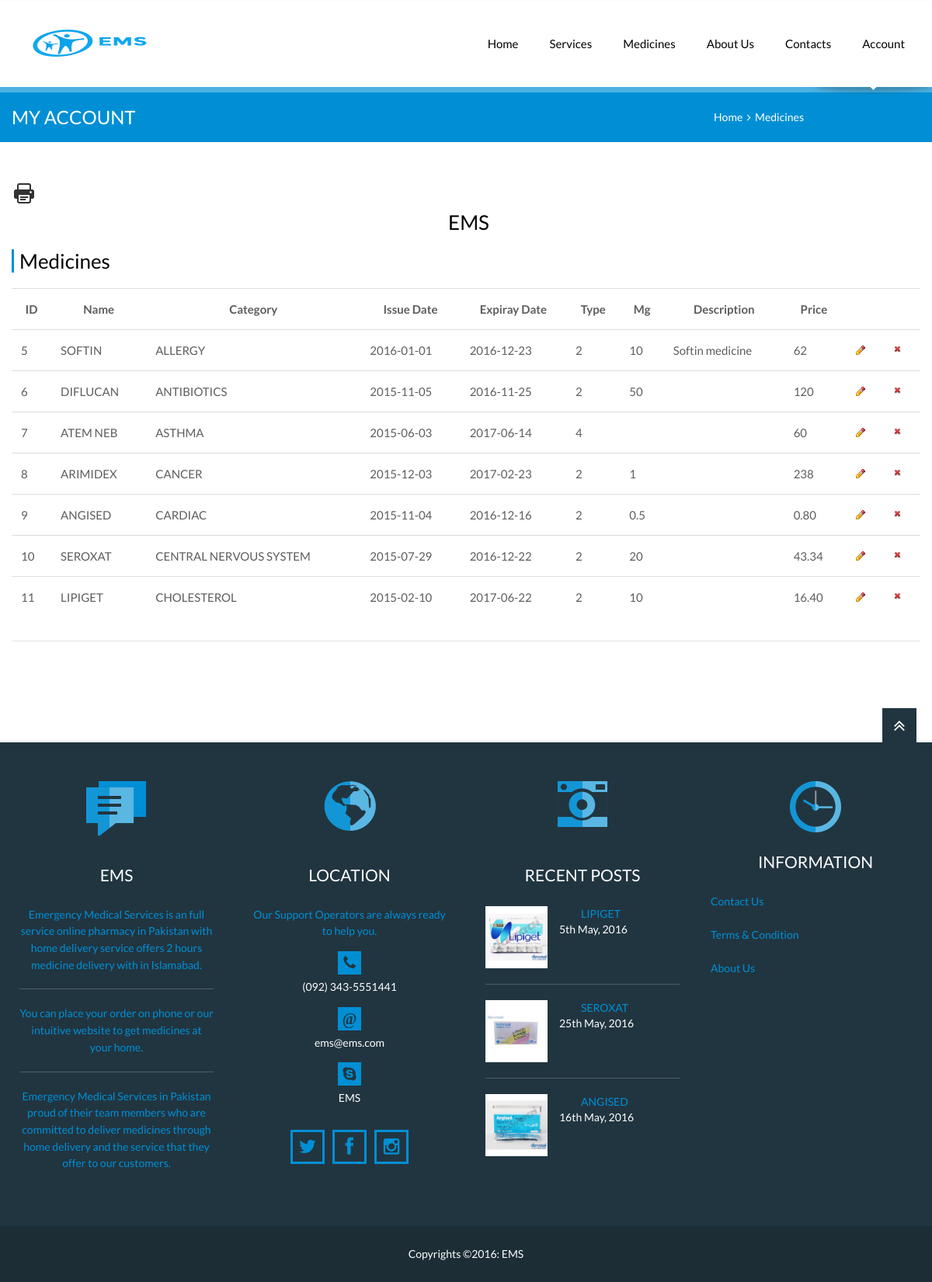
/medicine_view.php, run on the app's committed database.
### tables this page shows
CREATE TABLE IF NOT EXISTS `medicine` (
  `m_id` int(11) NOT NULL,
  `name` text NOT NULL,
  `c_id` int(11) NOT NULL,
  `issue_date` date NOT NULL,
  `exp_date` date NOT NULL,
  `type` int(11) NOT NULL,
  `mg` text NOT NULL,
  `descr` text NOT NULL,
  `price` text NOT NULL,
  `image` text NOT NULL,
  `datetime` datetime NOT NULL,
  `status` int(11) NOT NULL,
  `formula` text NOT NULL
);

CREATE TABLE IF NOT EXISTS `category` (
  `c_id` int(11) NOT NULL,
  `type` text NOT NULL,
  `status` int(11) NOT NULL
);

### functions.php (called while the page is built, shortened)
<?php
function get_title($mode,$text){
switch($mode)
{
case category: $sql2 = "select type title from category where c_id ='$text'"; break;
}
$result = mysql_query($sql2);
$rows = mysql_fetch_assoc($result);
$title	= $rows["title"];
return $title;
}
?>

### medicine_view.php (the view, shortened to what this page needs)
<?php include_once('conn/db.php');
include_once("functions.php");
?>
<!DOCTYPE html>
<html>
<head>
		<?php include('scripts.php'); ?>
	</head>
	<body>
		<div class="page">
		<?php include('header.php'); ?>
			<section class="page-title">
				<div class="grid-row clearfix">
					<h1>My Account</h1>
					<nav class="bread-crumbs">
						<a href="index.php">Home</a>&nbsp;&nbsp;<i class="fa fa-angle-right"></i>&nbsp;
						<a href="#">Medicines</a>
					</nav>
				</div>
			</section>
			<main class="page-content vc_responsive">
				<div class="grid-row">
						<div class="widget pricing-table wpb_content_element">
						<button onclick="window.print();" id="bprint"> <img src="img/print.png" alt="Print" /> </button>
							<div class="widget-title" style="text-align: center;border-left-style: none;">EMS</div>
							<div class="widget-title">Medicines</div>
								<table>
								<tr>
								<th>ID</th>
								<th>Name</th>
								<th>Category</th>
								<th>Issue Date</th>
								<th>Expiray Date</th>
								<th>Type</th>
								<th>Mg</th>
								<th>Description</th>
								<th>Price</th>
								<th></th>
								<th></th>
								</tr>
								<?php
								$qryu = "SELECT * from medicine where status=0";
								$resultu = mysql_query($qryu, $dbconfig) or die(mysql_error());
								while($rows = mysql_fetch_assoc($resultu))
								{
								$m_id = $rows["m_id"];
								$name = $rows["name"];
								$c_id = $rows["c_id"];
								$issue_date = $rows["issue_date"];
								$exp_date = $rows["exp_date"];
								$type = $rows["type"];
								$mg = $rows["mg"];
								$descr = $rows["descr"];
								$price = $rows["price"];
								$image = $rows["image"]; ?>
								<tr>
								<td><?php echo $m_id; ?></td>
								<td><?php echo $name; ?></td>
								<td><?php echo get_title(category,$c_id); ?></td>
								<td><?php echo $issue_date; ?></td>
								<td><?php echo $exp_date; ?></td>
								<td><?php echo $type; ?></td>
								<td><?php echo $mg; ?></td>
								<td><?php echo $descr; ?></td>
								<td><?php echo $price; ?></td>
								<td><a href="add_medicine.php?m_id=<?php echo $m_id; ?>"><img src="img/edit.png" /></td>
								<td><a href="del_medicine.php?m_id=<?php echo $m_id; ?>" onclick="return_confirm('Are you sure you want to delete?');"><img src="img/delete.png" /></td>
								</tr>
								<?php } ?>
								</table>
						</div>
						<div class="grid-row-sep"></div>
				</div>
			</main>
			<?php include('footer.php'); ?>
		</div>
	</body>
</html>

### footer.php (shortened to what this page needs)
	<footer class="page-footer">
		<a href="#" id="top-link" class="top-link"><i class="fa fa-angle-double-up"></i></a>
		<div class="grid-row">
			<div class="grid-col grid-col-3">
				<section class="widget-alt last-news">
					<div class="widget-icon"></div>
					<div class="widget-title">EMS</div>
					<ul>
						<li>Emergency Medical Services is an full service online pharmacy in Pakistan with home delivery service offers 2 hours medicine delivery with in Islamabad. </li>
						<li>You can place your order on phone or our intuitive website to get medicines at your home.</li>
						<li>Emergency Medical Services in Pakistan proud of their team members who are committed to deliver medicines through home delivery and the service that they offer to our customers.</li>
					</ul>
				</section>
			</div>
			<div class="grid-col grid-col-3">
				<section class="widget-alt location">
					<div class="widget-icon"></div>
					<div class="widget-title">Location</div>
					<address>Our Support Operators are always ready to help you.</address>
					<ul>
						<li><i class="fa fa-phone"></i>(092) 343-5551441</li>
						<li><i class="fa fa-at">@</i>ems@ems.com</li>
						<li><i class="fa fa-skype"></i>EMS</li>
					</ul>
					<nav>
						<a href="#" class="fa fa-twitter"></a>
						<a href="#" class="fa fa-facebook"></a>
						<a href="#" class="fa fa-instagram"></a>
					</nav>
				</section>
			</div>
			<div class="grid-col grid-col-3">
				<section class="widget-alt recent-posts">
					<div class="widget-icon"></div>
					<div class="widget-title">Recent Posts</div>
					<ul>
					<?php
					$qry = "SELECT * FROM medicine order by m_id desc Limit 3";
$results = mysql_query($qry);
while($rows = mysql_fetch_assoc($results))
{
	$m_id = $rows["m_id"];
	$name = $rows["name"];
	$image = $rows["image"];
	$date = $rows["datetime"];
		?>
						<li>
							<a href="medicine_detail.php?m_id=<?php echo $m_id; ?>"><img src="<?php if($image=="uploaded_files/"){ echo "img/medicine-icon.jpg"; } else { echo $image; } ?>" width="80" height="80" alt=""></a>
							<p><a href="medicine_detail.php?m_id=<?php echo $m_id; ?>"><?php echo $name; ?></a><br><?php echo date("jS F, Y", strtotime("$date")); ?></p>
						</li>
<?php } ?>
					</ul>
				</section>
			</div>
			<div class="grid-col grid-col-3">
				<section class="widget-alt work-time">
					<div class="widget-icon"></div>
					<div class="widget-title">Information</div>
					<ul>
					<li><a href="contacts.php">Contact Us</a></li>
					<li><a href="#">&nbsp;</a></li>
					<li><a href="#">Terms & Condition</a></li>
					<li><a href="#">&nbsp;</a></li>
					<li><a href="about-us.php">About Us</a></li>
					<li><a href="#">&nbsp;</a></li>
					</ul>
				</section>
			</div>
		</div>
	</footer>
	<div class="copyrights">Copyrights ©2016: EMS </div>

### css/color-blue.css (style rules this page uses)
a { color: #008fd5; }
.page-title { border-top-color: #4db1e2; background-color: #008fd5; }
.widget-title { border-left-color: #008fd5; }
.page-footer { color: #008fd5; }
.last-news .widget-icon { background-image: url(../img/blue/last-news.png); }
.location li i { background: #008fd5; }
.location nav a { border: 3px solid #008fd5; color: #008fd5; }
.location .widget-icon { background-image: url(../img/blue/location.png); }
.recent-posts .widget-icon { background-image: url(../img/blue/recent-posts.png); }
.work-time .widget-icon { background-image: url(../img/blue/work-time.png); }

### medicine_view.php (style rules this page uses)
table { width: 100%; max-width: 100%; margin-bottom: 20px; }
td { padding: 12px; line-height: 28px; vertical-align: top; border-top: 1px solid #ddd; font-size: 15px; color: #5d5d5d; }
th { padding: 12px; line-height: 28px; vertical-align: top; border-top: 1px solid #ddd; font-size: 15px; font-weight: bold; color: #5d5d5d; }

### data on the page
medicine: m_id "5", name "SOFTIN", c.type "ALLERGY", issue_date "2016-01-01", exp_date "2016-12-23", type "2", mg "10", descr "Softin medicine", price "62"
medicine: m_id "6", name "DIFLUCAN", c.type "ANTIBIOTICS", issue_date "2015-11-05", exp_date "2016-11-25", type "2", mg "50", price "120"
medicine: m_id "7", name "ATEM NEB", c.type "ASTHMA", issue_date "2015-06-03", exp_date "2017-06-14", type "4", price "60"
medicine: m_id "8", name "ARIMIDEX", c.type "CANCER", issue_date "2015-12-03", exp_date "2017-02-23", type "2", mg "1", price "238"
medicine: m_id "9", name "ANGISED", c.type "CARDIAC", issue_date "2015-11-04", exp_date "2016-12-16", type "2", mg "0.5", price "0.80", image (picture), datetime "16th May, 2016"
medicine: m_id "10", name "SEROXAT", c.type "CENTRAL NERVOUS SYSTEM", issue_date "2015-07-29", exp_date "2016-12-22", type "2", mg "20", price "43.34", image (picture), datetime "25th May, 2016"
medicine: m_id "11", name "LIPIGET", c.type "CHOLESTEROL", issue_date "2015-02-10", exp_date "2017-06-22", type "2", mg "10", price "16.40", image (picture), datetime "5th May, 2016"
